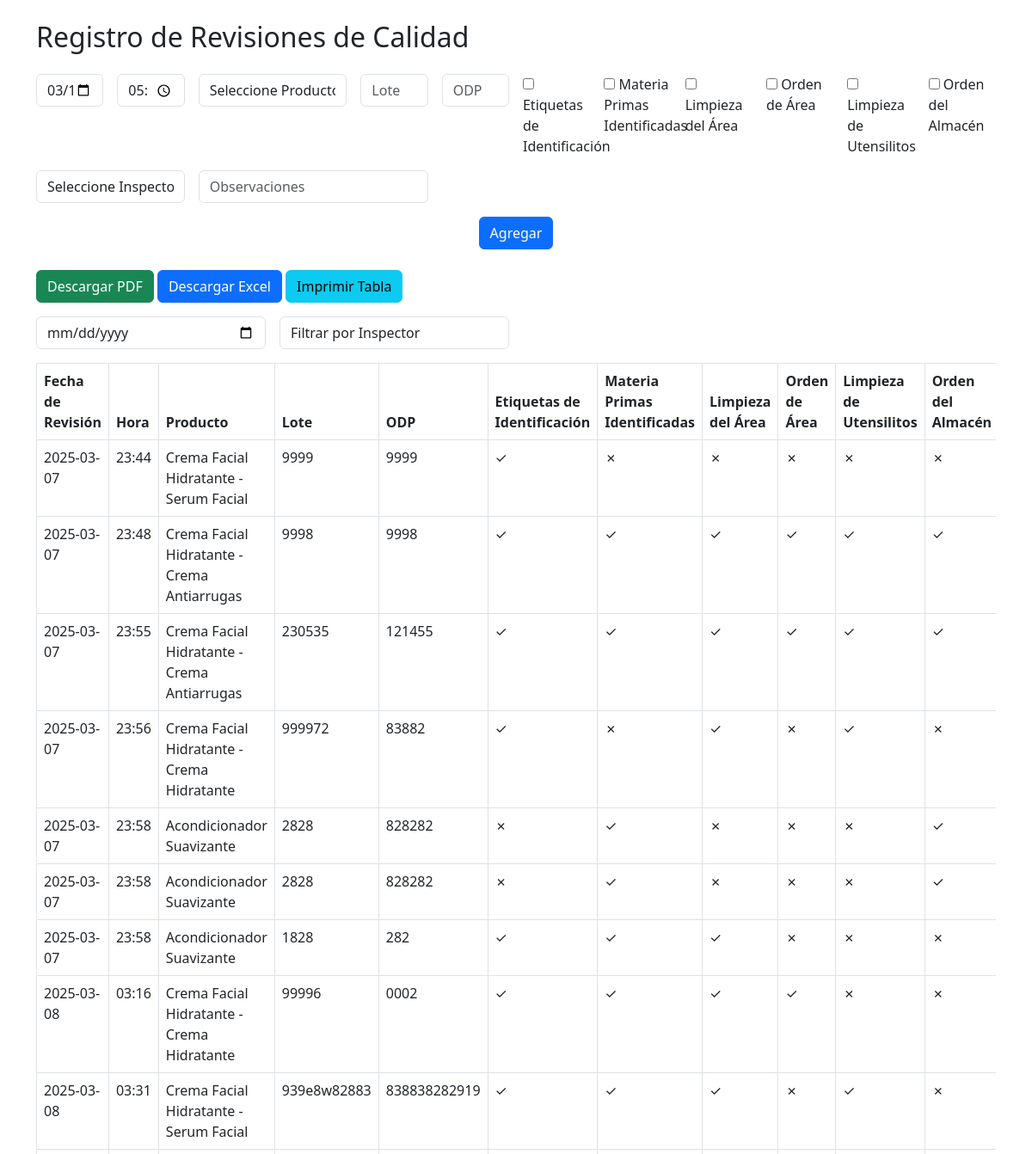
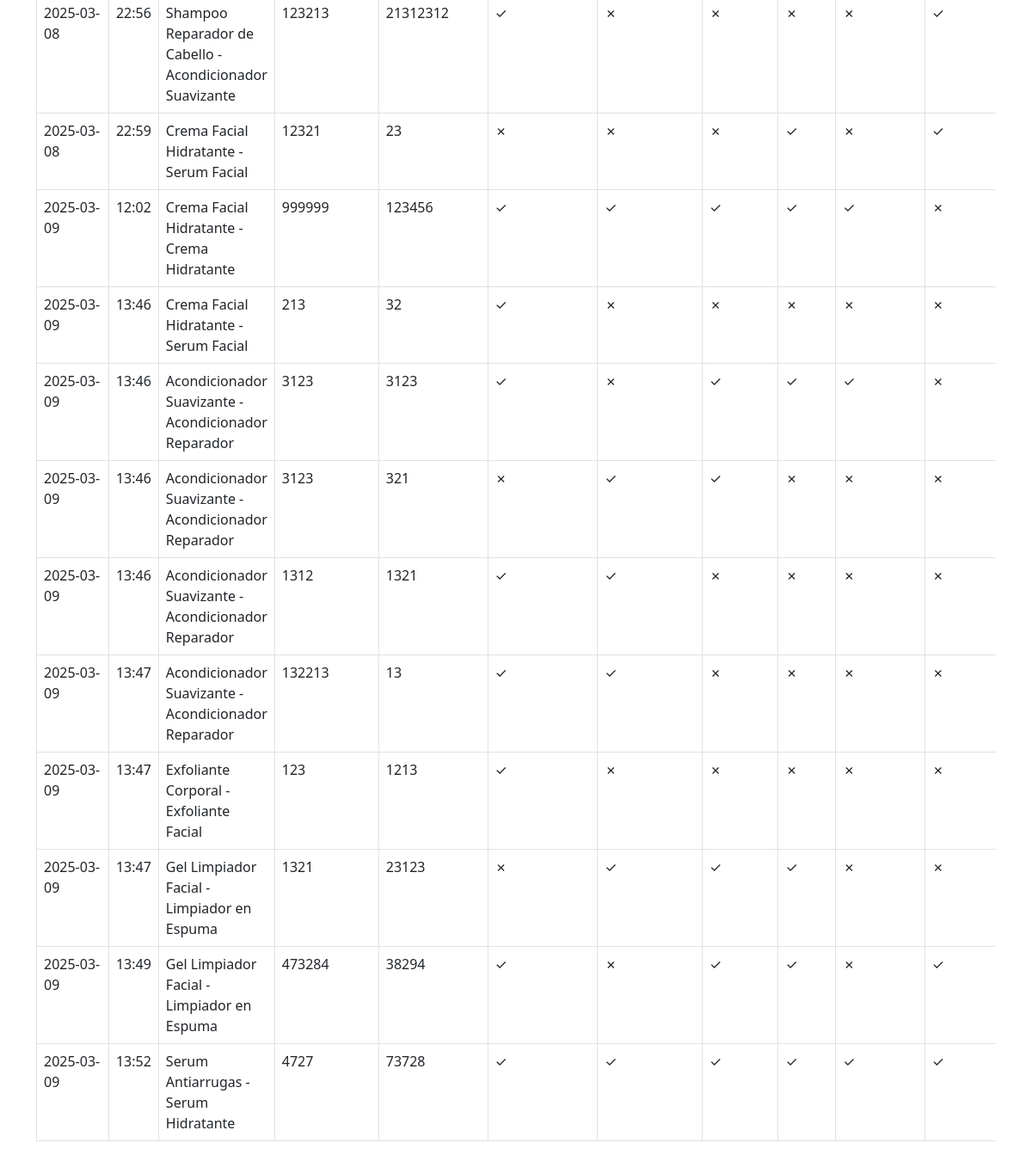
The page / on the database its author committed (2 pictures, top to bottom).
### tables this page shows
CREATE TABLE reviews (
    id INTEGER PRIMARY KEY AUTOINCREMENT,
    fecha TEXT NOT NULL,
    hora TEXT NOT NULL,
    producto TEXT NOT NULL,
    lote TEXT NOT NULL,
    odp TEXT NOT NULL,
    etiquetas_de_identificacion INTEGER DEFAULT 0,
    materia_primas_identificadas INTEGER DEFAULT 0,
    limpieza_del_area INTEGER DEFAULT 0,
    orden_de_area INTEGER DEFAULT 0,
    limpieza_de_utensilitos INTEGER DEFAULT 0,
    orden_del_almacen INTEGER DEFAULT 0,
    inspector_de_calidad TEXT,
    observaciones TEXT
);

### app.py (the view)
@app.route('/')
def index():
    reviews = get_reviews()
    productos = get_productos()
    productos_relacionados = []
    inspectores = get_inspector()
    print("Inspectores pasados al template:", inspectores)
    return render_template('index.html', reviews=reviews, productos=productos, productos_relacionados=productos_relacionados, inspectores=inspectores)

### database.py (called while the page is built)
def get_reviews():
    with sqlite3.connect('quality_reviews.db') as conn:
        cursor = conn.cursor()
        cursor.execute("SELECT * FROM reviews")
        reviews = cursor.fetchall()
        for review in reviews:
            print(f"Review cargada: {review}")
        print("Datos obtenidos de reviews:", reviews)
        return reviews

def get_productos():
    with sqlite3.connect('quality_reviews.db') as conn:
        cursor = conn.cursor()
        cursor.execute("SELECT ProductoID, Nombre FROM Producto")
        productos = cursor.fetchall()
        print("Productos obtenidos:", productos)
        return productos

def get_inspector(inspector_id=None):
    with sqlite3.connect('quality_reviews.db') as conn:
        cursor = conn.cursor()
        if inspector_id is not None:
            cursor.execute("SELECT id, nombre FROM inspector WHERE id = ?", (inspector_id,))
            result = cursor.fetchone()
            print(f"Inspector obtenido para ID {inspector_id}:", result)
            return result
        else:
            cursor.execute("SELECT id, nombre FROM inspector")
            inspectores = cursor.fetchall()
            print("Inspectores obtenidos desde la base de datos:", inspectores)
            return inspectores

### templates/index.html (shortened to what this page needs)
<!DOCTYPE html>
<html lang="es">
<head>
    <link rel="stylesheet" href="https://cdn.jsdelivr.net/npm/bootstrap@5.3.0/dist/css/bootstrap.min.css">
</head>
<body>
    <div class="container mt-4">
        <h2 class="mb-4">Registro de Revisiones de Calidad</h2>
        <form action="/add" method="post" class="mb-4">
            <div class="row g-3">
                <div class="col-md-1">
                    <input type="date" name="fecha" class="form-control" required>
                </div>
                <div class="col-md-1">
                    <input type="time" name="hora" class="form-control" required>
                </div>
                <div class="col-md-2">
                    <select name="producto" class="form-control" required onchange="toggleCremaSubmenu()">
                        <option value="">Seleccione Producto</option>
                    </select>
                </div>
                <div class="col-md-1">
                    <input type="text" name="lote" class="form-control" placeholder="Lote" required>
                </div>
                <div class="col-md-1">
                    <input type="text" name="odp" class="form-control" placeholder="ODP" required>
                </div>
                <div class="col-md-1">
                    <input type="checkbox" name="etiquetas_de_identificacion" value="1"> Etiquetas de Identificación
                </div>
                <div class="col-md-1">
                    <input type="checkbox" name="materia_primas_identificadas" value="1"> Materia Primas Identificadas
                </div>
                <div class="col-md-1">
                    <input type="checkbox" name="limpieza_del_area" value="1"> Limpieza del Área
                </div>
                <div class="col-md-1">
                    <input type="checkbox" name="orden_de_area" value="1"> Orden de Área
                </div>
                <div class="col-md-1">
                    <input type="checkbox" name="limpieza_de_utensilitos" value="1"> Limpieza de Utensilitos
                </div>
                <div class="col-md-1">
                    <input type="checkbox" name="orden_del_almacen" value="1"> Orden del Almacén
                </div>
                <div class="col-md-2">
                    <select name="inspector_de_calidad" class="form-control " required>
                        <option value="">Seleccione Inspector</option>
                    </select>
                </div>
                <div class="col-md-3">
                    <input type="text" name="observaciones" class="form-control" placeholder="Observaciones">
                </div>
                <div class="col-md-12 text-center">
                    <button type="submit" class="btn btn-primary">Agregar</button>
                </div>
            </div>
        </form>
        <div class="mb-3">
            <a href="/download_pdf" class="btn btn-success">Descargar PDF</a>
            <a href="/download_excel" class="btn btn-primary">Descargar Excel</a>
            <button onclick="imprimirTabla()" class="btn btn-info">Imprimir Tabla</button>
        </div>
        <div class="mb-3">
            <div class="row g-3">
                <div class="col-md-3">
                    <input type="date" name="fecha_filtro" class="form-control" placeholder="Filtrar por Fecha">
                </div>
                <div class="col-md-3">
                    <select name="inspector_filtro" class="form-control">
                        <option value="">Filtrar por Inspector</option>
                    </select>
                </div>
            </div>
        </div>
        <div class="table-responsive">
            <table class="table table-bordered">
                <thead>
                    <tr>
                        <th>Fecha de Revisión</th>
                        <th>Hora</th>
                        <th>Producto</th>
                        <th>Lote</th>
                        <th>ODP</th>
                        <th class="vertical-text">Etiquetas de Identificación</th>
                        <th class="vertical-text">Materia Primas Identificadas</th>
                        <th class="vertical-text">Limpieza del Área</th>
                        <th class="vertical-text">Orden de Área</th>
                        <th class="vertical-text">Limpieza de Utensilitos</th>
                        <th class="vertical-text">Orden del Almacén</th>
                    </tr>
                </thead>
                <tbody>
                    {% for review in reviews %}
                    <tr>
                        <td>{{ review[1] }}</td>
                        <td>{{ review[2] }}</td>
                        <td>{{ review[3] }}</td>
                        <td>{{ review[4] }}</td>
                        <td>{{ review[5] }}</td>
                        <td>{{ '✓' if review[6] == 1 or review[6] == '1' else '✗' }}</td>
                        <td>{{ '✓' if review[7] == 1 or review[7] == '1' else '✗' }}</td>
                        <td>{{ '✓' if review[8] == 1 or review[8] == '1' else '✗' }}</td>
                        <td>{{ '✓' if review[9] == 1 or review[9] == '1' else '✗' }}</td>
                        <td>{{ '✓' if review[10] == 1 or review[10] == '1' else '✗' }}</td>
                        <td>{{ '✓' if review[11] == 1 or review[11] == '1' else '✗' }}</td>
                    </tr>
                    {% endfor %}
                </tbody>
            </table>
        </div>
    </div>
</body>
</html>

### templates/index.html (style rules this page uses)
.table-responsive { overflow-x: auto; }

### rows shown on the page
reviews: fecha "2025-03-07", hora "23:44", producto "Crema Facial Hidratante - Serum Facial", lote "9999", odp "9999", etiquetas_de_identificacion "✓", materia_primas_identificadas "✗", limpieza_del_area "✗", orden_de_area "✗", limpieza_de_utensilitos "✗", orden_del_almacen "✗"
reviews: fecha "2025-03-07", hora "23:48", producto "Crema Facial Hidratante - Crema Antiarrugas", lote "9998", odp "9998", etiquetas_de_identificacion "✓", materia_primas_identificadas "✓", limpieza_del_area "✓", orden_de_area "✓", limpieza_de_utensilitos "✓", orden_del_almacen "✓"
reviews: fecha "2025-03-07", hora "23:55", producto "Crema Facial Hidratante - Crema Antiarrugas", lote "230535", odp "121455", etiquetas_de_identificacion "✓", materia_primas_identificadas "✓", limpieza_del_area "✓", orden_de_area "✓", limpieza_de_utensilitos "✓", orden_del_almacen "✓"
reviews: fecha "2025-03-07", hora "23:56", producto "Crema Facial Hidratante - Crema Hidratante", lote "999972", odp "83882", etiquetas_de_identificacion "✓", materia_primas_identificadas "✗", limpieza_del_area "✓", orden_de_area "✗", limpieza_de_utensilitos "✓", orden_del_almacen "✗"
reviews: fecha "2025-03-07", hora "23:58", producto "Acondicionador Suavizante", lote "2828", odp "828282", etiquetas_de_identificacion "✗", materia_primas_identificadas "✓", limpieza_del_area "✗", orden_de_area "✗", limpieza_de_utensilitos "✗", orden_del_almacen "✓"
reviews: fecha "2025-03-07", hora "23:58", producto "Acondicionador Suavizante", lote "2828", odp "828282", etiquetas_de_identificacion "✗", materia_primas_identificadas "✓", limpieza_del_area "✗", orden_de_area "✗", limpieza_de_utensilitos "✗", orden_del_almacen "✓"
reviews: fecha "2025-03-07", hora "23:58", producto "Acondicionador Suavizante", lote "1828", odp "282", etiquetas_de_identificacion "✓", materia_primas_identificadas "✓", limpieza_del_area "✓", orden_de_area "✗", limpieza_de_utensilitos "✗", orden_del_almacen "✗"
reviews: fecha "2025-03-08", hora "03:16", producto "Crema Facial Hidratante - Crema Hidratante", lote "99996", odp "0002", etiquetas_de_identificacion "✓", materia_primas_identificadas "✓", limpieza_del_area "✓", orden_de_area "✓", limpieza_de_utensilitos "✗", orden_del_almacen "✗"
reviews: fecha "2025-03-08", hora "03:31", producto "Crema Facial Hidratante - Serum Facial", lote "939e8w82883", odp "838838282919", etiquetas_de_identificacion "✓", materia_primas_identificadas "✓", limpieza_del_area "✓", orden_de_area "✗", limpieza_de_utensilitos "✓", orden_del_almacen "✗"
reviews: fecha "2025-03-08", hora "22:56", producto "Shampoo Reparador de Cabello - Acondicionador Suavizante", lote "123213", odp "21312312", etiquetas_de_identificacion "✓", materia_primas_identificadas "✗", limpieza_del_area "✗", orden_de_area "✗", limpieza_de_utensilitos "✗", orden_del_almacen "✓"
reviews: fecha "2025-03-08", hora "22:59", producto "Crema Facial Hidratante - Serum Facial", lote "12321", odp "23", etiquetas_de_identificacion "✗", materia_primas_identificadas "✗", limpieza_del_area "✗", orden_de_area "✓", limpieza_de_utensilitos "✗", orden_del_almacen "✓"
reviews: fecha "2025-03-09", hora "12:02", producto "Crema Facial Hidratante - Crema Hidratante", lote "999999", odp "123456", etiquetas_de_identificacion "✓", materia_primas_identificadas "✓", limpieza_del_area "✓", orden_de_area "✓", limpieza_de_utensilitos "✓", orden_del_almacen "✗"
reviews: fecha "2025-03-09", hora "13:46", producto "Crema Facial Hidratante - Serum Facial", lote "213", odp "32", etiquetas_de_identificacion "✓", materia_primas_identificadas "✗", limpieza_del_area "✗", orden_de_area "✗", limpieza_de_utensilitos "✗", orden_del_almacen "✗"
reviews: fecha "2025-03-09", hora "13:46", producto "Acondicionador Suavizante - Acondicionador Reparador", lote "3123", odp "3123", etiquetas_de_identificacion "✓", materia_primas_identificadas "✗", limpieza_del_area "✓", orden_de_area "✓", limpieza_de_utensilitos "✓", orden_del_almacen "✗"
reviews: fecha "2025-03-09", hora "13:46", producto "Acondicionador Suavizante - Acondicionador Reparador", lote "3123", odp "321", etiquetas_de_identificacion "✗", materia_primas_identificadas "✓", limpieza_del_area "✓", orden_de_area "✗", limpieza_de_utensilitos "✗", orden_del_almacen "✗"
reviews: fecha "2025-03-09", hora "13:46", producto "Acondicionador Suavizante - Acondicionador Reparador", lote "1312", odp "1321", etiquetas_de_identificacion "✓", materia_primas_identificadas "✓", limpieza_del_area "✗", orden_de_area "✗", limpieza_de_utensilitos "✗", orden_del_almacen "✗"
reviews: fecha "2025-03-09", hora "13:47", producto "Acondicionador Suavizante - Acondicionador Reparador", lote "132213", odp "13", etiquetas_de_identificacion "✓", materia_primas_identificadas "✓", limpieza_del_area "✗", orden_de_area "✗", limpieza_de_utensilitos "✗", orden_del_almacen "✗"
reviews: fecha "2025-03-09", hora "13:47", producto "Exfoliante Corporal - Exfoliante Facial", lote "123", odp "1213", etiquetas_de_identificacion "✓", materia_primas_identificadas "✗", limpieza_del_area "✗", orden_de_area "✗", limpieza_de_utensilitos "✗", orden_del_almacen "✗"
reviews: fecha "2025-03-09", hora "13:47", producto "Gel Limpiador Facial - Limpiador en Espuma", lote "1321", odp "23123", etiquetas_de_identificacion "✗", materia_primas_identificadas "✓", limpieza_del_area "✓", orden_de_area "✓", limpieza_de_utensilitos "✗", orden_del_almacen "✗"
reviews: fecha "2025-03-09", hora "13:49", producto "Gel Limpiador Facial - Limpiador en Espuma", lote "473284", odp "38294", etiquetas_de_identificacion "✓", materia_primas_identificadas "✗", limpieza_del_area "✓", orden_de_area "✓", limpieza_de_utensilitos "✗", orden_del_almacen "✓"
reviews: fecha "2025-03-09", hora "13:52", producto "Serum Antiarrugas - Serum Hidratante", lote "4727", odp "73728", etiquetas_de_identificacion "✓", materia_primas_identificadas "✓", limpieza_del_area "✓", orden_de_area "✓", limpieza_de_utensilitos "✓", orden_del_almacen "✓"
